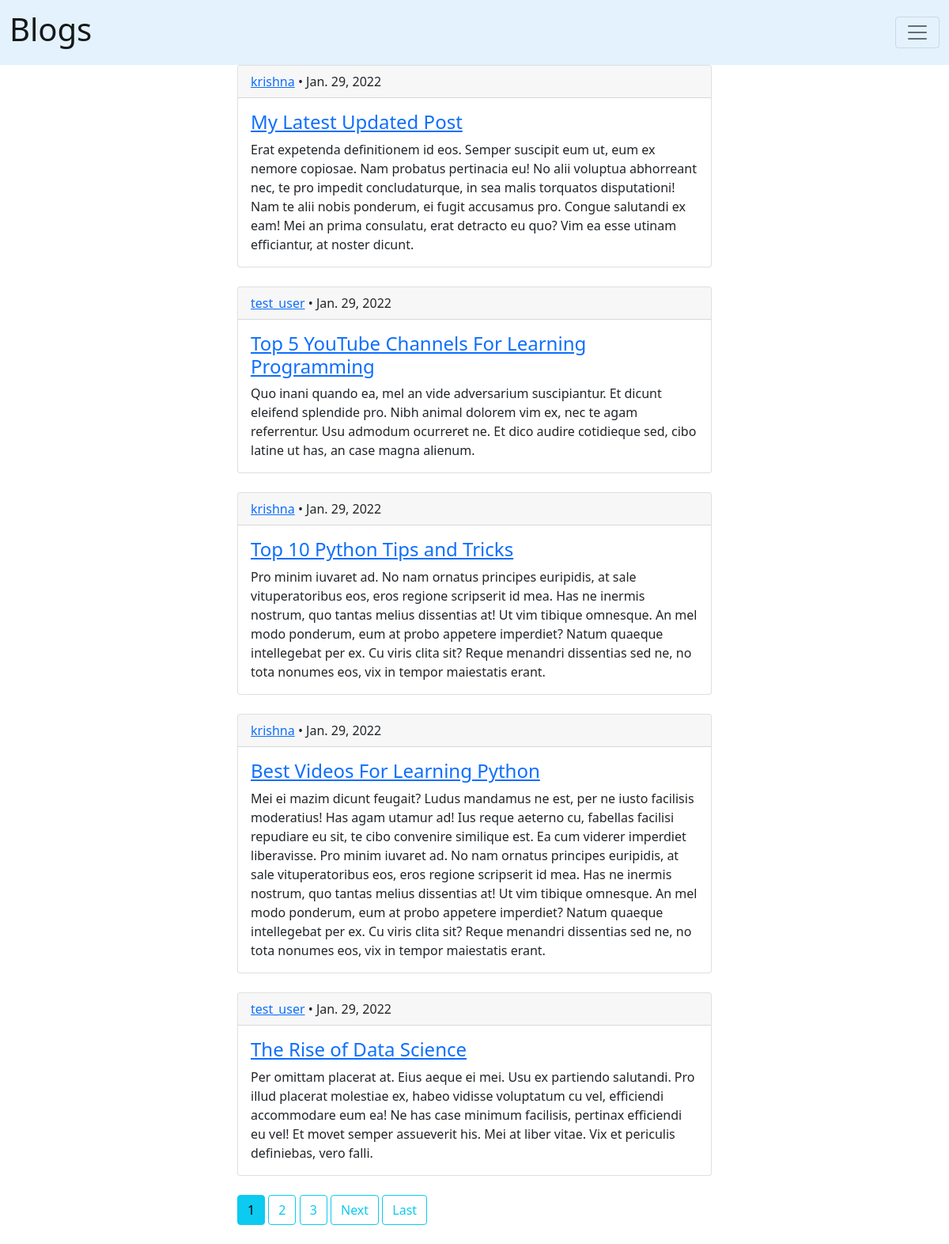
The page / on the database its author committed.
### blog/models.py (models this page shows, shortened)
class Blog(models.Model):
    title = models.CharField(max_length=150)
    body = models.TextField()
    author = models.ForeignKey(User, on_delete=models.CASCADE)
    pub_date = models.DateTimeField(auto_now_add=True)

### blog/views.py (the view)
# urls.py: path('', HomePageView.as_view(), name='blog_list'),
class HomePageView(ListView):
    model = Blog
    template_name = 'blog_list.html'
    ordering = ['-pub_date']
    paginate_by = 5

### templates/blog_list.html (shortened to what this page needs)
{% extends 'base.html' %}
{% block content %}
{% for blog in blog_list %}
<div class="card w-50 mx-auto">
    <div class="card-header">
        <span><a href="{% url 'profile' blog.author.id %}">{{ blog.author }}</a> • {{ blog.pub_date | date }}</span>
    </div>
    <div class="card-body">
        <h4 class="card-title"><a href="{% url 'blog_detail' blog.pk %}">{{ blog.title }}</a></h4>
        <p class="card-text">{{ blog.body }}</p>
    </div>
</div>
<br>
{% endfor %}
<div class=" w-50 mx-auto">
    {% if is_paginated %}
    {% for num in page_obj.paginator.page_range %}
    {% if page_obj.number == num %}
    <a class="btn btn-info mb-4" href="?page={{num}}">{{num}}</a>
    {% elif num > page_obj.number|add:'-3' and num < page_obj.number|add:'3' %} <a class="btn btn-outline-info mb-4"
        href="?page={{ num }}">{{num}}</a>
        {% endif %}
        {% endfor %}
        {% if page_obj.has_next %}
        <a class="btn btn-outline-info mb-4" href="?page={{ page_obj.next_page_number }}">Next</a>
        <a class="btn btn-outline-info mb-4" href="?page={{ page_obj.paginator.num_pages }}">Last</a>
        {% endif %}
        {% endif %}
</div>
{% endblock content %}

### templates/base.html (shortened to what this page needs)
<!DOCTYPE html>
<html lang="en">
<head>
    <link href="https://cdn.jsdelivr.net/npm/bootstrap@5.0.2/dist/css/bootstrap.min.css" rel="stylesheet"
>
    {% load crispy_forms_tags %}
</head>
<body>
    <nav class="navbar navbar-light" style="background-color: #e3f2fd;">
        <div class="container-fluid">
            <a class="navbar-brand" href="{% url 'blog_list' %}">
                <h1>Blogs</h1>
            </a>
            <button class="navbar-toggler" type="button" data-bs-toggle="collapse"
                data-bs-target="#navbarSupportedContent" aria-controls="navbarSupportedContent" aria-expanded="false"
                aria-label="Toggle navigation">
                <span class="navbar-toggler-icon"></span>
            </button>
        </div>
    </nav>
    {% block content %}
    {% endblock content %}
</body>
</html>

### rows shown on the page
Blog: author "krishna", pub_date "Jan. 29, 2022", title "My Latest Updated Post", body "Erat expetenda definitionem id eos. Semper suscipit eum ut, eum ex nemore copiosae. Nam probatus pertinacia eu! No alii voluptua abhorreant nec, te pro impedit concludaturque, in sea malis torquatos disputationi! Nam te alii nobis ponderum, ei fugit accusamus pro. Congue salutandi ex eam! Mei an prima consulatu, erat detracto eu quo? Vim ea esse utinam efficiantur, at noster dicunt."
Blog: author "test_user", pub_date "Jan. 29, 2022", title "Top 5 YouTube Channels For Learning Programming", body "Quo inani quando ea, mel an vide adversarium suscipiantur. Et dicunt eleifend splendide pro. Nibh animal dolorem vim ex, nec te agam referrentur. Usu admodum ocurreret ne. Et dico audire cotidieque sed, cibo latine ut has, an case magna alienum."
Blog: author "krishna", pub_date "Jan. 29, 2022", title "Top 10 Python Tips and Tricks", body "Pro minim iuvaret ad. No nam ornatus principes euripidis, at sale vituperatoribus eos, eros regione scripserit id mea. Has ne inermis nostrum, quo tantas melius dissentias at! Ut vim tibique omnesque. An mel modo ponderum, eum at probo appetere imperdiet? Natum quaeque intellegebat per ex. Cu viris clita sit? Reque menandri dissentias sed ne, no tota nonumes eos, vix in tempor maiestatis erant."
Blog: author "krishna", pub_date "Jan. 29, 2022", title "Best Videos For Learning Python", body "Mei ei mazim dicunt feugait? Ludus mandamus ne est, per ne iusto facilisis moderatius! Has agam utamur ad! Ius reque aeterno cu, fabellas facilisi repudiare eu sit, te cibo convenire similique est. Ea cum viderer imperdiet liberavisse. Pro minim iuvaret ad. No nam ornatus principes euripidis, at sale vituperatoribus eos, eros regione scripserit id mea. Has ne inermis nostrum, quo tantas melius dissentias at! Ut vim tibique omnesque. An mel modo ponderum, eum at probo appetere imperdiet? Natum quaeque intellegebat per ex. Cu viris clita sit? Reque menandri dissentias sed ne, no tota nonumes eos, vix in tempor maiestatis erant."
Blog: author "test_user", pub_date "Jan. 29, 2022", title "The Rise of Data Science", body "Per omittam placerat at. Eius aeque ei mei. Usu ex partiendo salutandi. Pro illud placerat molestiae ex, habeo vidisse voluptatum cu vel, efficiendi accommodare eum ea! Ne has case minimum facilisis, pertinax efficiendi eu vel! Et movet semper assueverit his. Mei at liber vitae. Vix et periculis definiebas, vero falli."

### other values the page prints
{{ num }} "1"
{{ num }} "2" "3"
